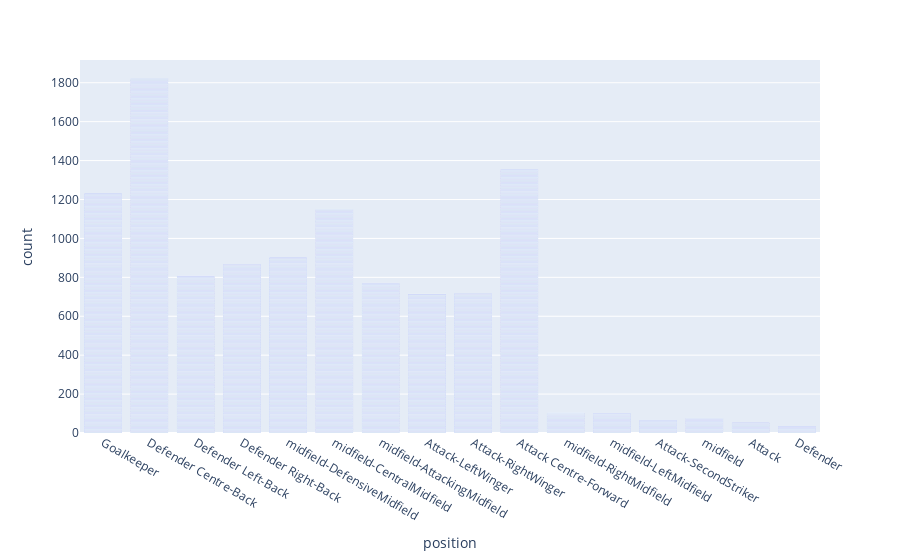

The notebook cell saved with this chart:
### Markdown cell above
#### I. Categorical Variables:

### Code cell
#seeing which position our data is focused on (mostly defenders)
fig = px.bar(players_df, x='position')
fig.show()

### Figure 1 — Plotly figure (JSON) as saved in the notebook; plotly's stock layout.template omitted (floating-point values rounded to 4 significant figures; data arrays with more than 128 entries replaced by an {"elided": "..."} marker saying what was removed)
{"data": [{"alignmentgroup": "True", "hovertemplate": "position=%{x}<br>count=%{y}<extra></extra>", "legendgroup": "", "marker": {"color": "#636efa", "pattern": {"shape": ""}}, "name": "", "offsetgroup": "", "orientation": "v", "showlegend": false, "textposition": "auto", "type": "bar", "x": {"elided": "10754 str values"}, "xaxis": "x", "y": {"elided": "10754 int values"}, "yaxis": "y"}], "layout": {"barmode": "relative", "legend": {"tracegroupgap": 0}, "margin": {"t": 60}, "xaxis": {"anchor": "y", "domain": [0, 1], "title": {"text": "position"}}, "yaxis": {"anchor": "x", "domain": [0, 1], "title": {"text": "count"}}}}
